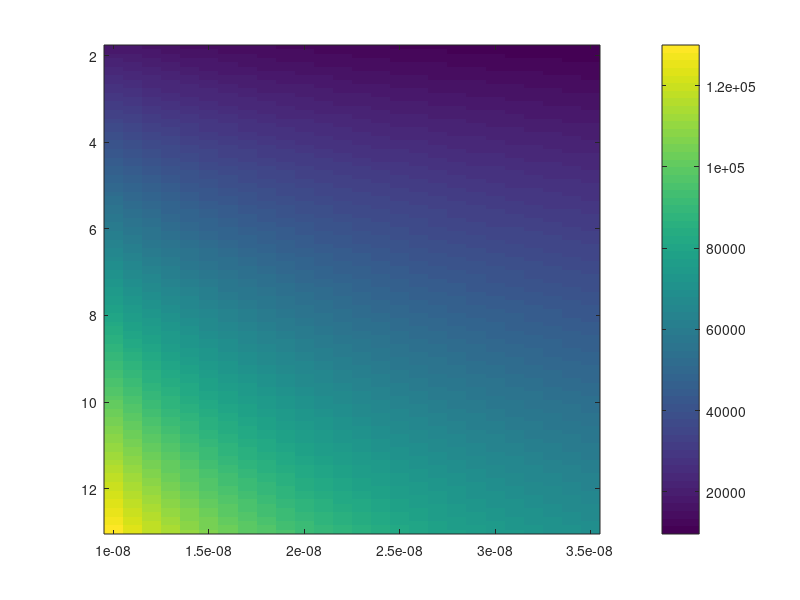

Here is the MATLAB script that generated this plot:
close all;
clear;
clc;

addpath ./funzioni/;

k = 1.8:0.1:13;
R = 10:1:35;
R = R * 1e-9;

fatt_map = zeros([length(k) length(R)]);

for i = 1:1:length(k)
    for j = 1:1:length(R)
        fatt_map(i, j) = k(i) / sqrt(R(j));
    end
end

figure;
imagesc(R, k, fatt_map);
colorbar;
    